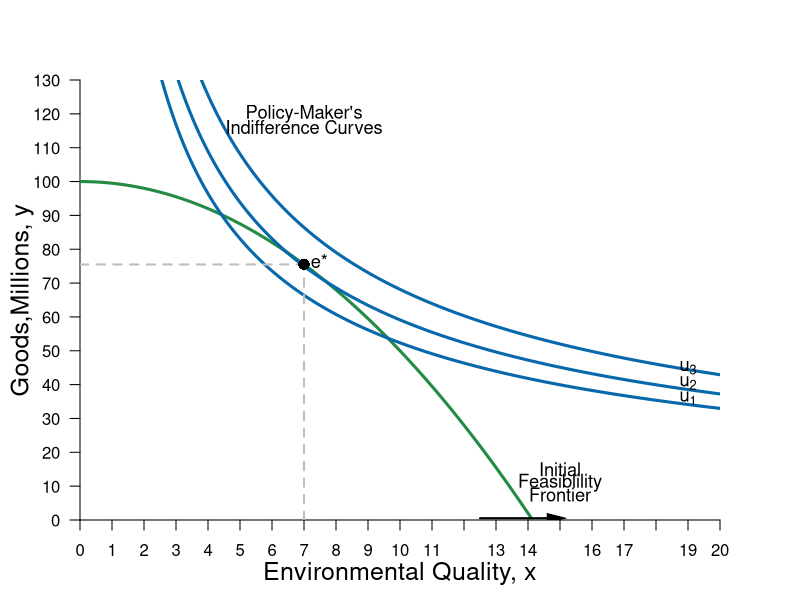

Write the R code that produced this figure.
#Graph Designer: Simon Halliday
#Authors: Bowles, Foley and Halliday
#Title: Coordination, Conflict and Competition: A Text in Microeconomics

library(shape)
pdf(file = "/Users/rileyboeth/Library/Mobile Documents/com~apple~CloudDocs/bfh textbook - backup/figure3_11.pdf", width = 8, height = 8)

#Set parameters for graphics
axislabelsize <- 1.5
labelsize <- 1.1
graphlinewidth <- 3
segmentlinewidth <- 2

COL <- c("#7fc97f", "#beaed4", "#fdc086", "#ffff99", "#386cb0", "#f0027f", "#bf5b17", "#666666")
COLA <- c("#e0f3db", "#99d8c9","#66c2a4","#41ae76", "#238b45", "#005824")
COLB <- c("#4eb3d3", "#2b8cbe", "#0868ac","#084081")

#Edited the margins to cater for the larger LHS labels
par(mar =  c(4, 4, 4, 4))

#Change this to make it log of l 

# ppf <- function(l, k = 0.5) {
#   k * (1/l)
# }

#Change to feasibility frontier equation

ppf <- function(x, y) {
  100-((x^2)/2)
}

#change alpha to .4

uFn <- function(x, y, alpha = 0.4){
  (x^alpha)*(y^(1-alpha))
}

#Add limits on axes and levels of utility for each indifference curve

ylims <- c(0, 130)
xlims <- c(0, 20)

npts <- 501 
x <- seq(xlims[1], xlims[2], length.out = npts)
y <- seq(ylims[1], ylims[2], length.out = npts) 

#Set utility levels for all three indifference curves
a <- c(27, 29.045, 31.626) #alpha = 0.4

plot(0, 0, xlim = xlims, ylim = ylims, type = "n",
     xlab = expression(paste("")),
     ylab = expression(paste("")), 
     xaxt = "n", 
     yaxt = "n", 
     cex.lab = axislabelsize, 
     bty = "n", 
     xaxs="i", 
     yaxs="i"
)

#X and Y limits and ticks
ticksx <- seq(from = 0, to = xlims[2], by = 1)
xlabels <- seq(from = 0, to = xlims[2], by = 1)
ticksy <- seq(from = 0, to = ylims[2], by = 10)
ylabels <- seq(from = 0, to = ylims[2], by = 10)

axis(1, at = ticksx, pos = 0, labels = xlabels)
axis(2, at = ticksy, pos = 0, labels = ylabels, las = 1)

npts <- 500 
xx1 <- seq(xlims[1], xlims[2], length.out = npts)
xx2 <- seq(0, xlims[2], length.out = npts)
xx3 <- seq(xlims[1], 0, length.out = npts)
xx4 <- seq(-11, 0, length.out = npts)

#Draw the graphs
lines(xx1, ppf(xx1, y), col = COLA[5], lwd = graphlinewidth)

#Label the feasible frontier
text(15, 15, expression("Initial"), cex = labelsize)
text(15, 11, expression("Feasiblility"), cex = labelsize)
text(15, 7.5, expression("Frontier"), cex = labelsize)
Arrows(12.5, 0.53, 14.9, 0.53, col = "black", lty = 1, lwd = 2, arr.type = "triangle", arr.lwd = 0.5)

contour(x, y, 
        outer(x, y, uFn),
        drawlabels = FALSE,
        col = COLB[3],
        lwd = graphlinewidth,
        levels = a, 
        xaxs="i", 
        yaxs="i", 
        add = TRUE)

#Axis labels
mtext(expression(paste("Environmental Quality, ", x)), side = 1, line = 2.5, cex = axislabelsize)
text(-1.8, 0.5*ylims[2], expression(paste("Goods,Millions, ", y)), xpd = TRUE, cex = axislabelsize, srt = 90) 

#Label the indifference curves generally
text(7,120, expression("Policy-Maker's"), cex = labelsize)
text(7,116, expression("Indifference Curves"), cex = labelsize)

#Label the indifference curves and place labels properly
text(19, 36, expression(u[1]), cex = labelsize)
text(19, 40.5, expression(u[2]), cex = labelsize)
text(19, 45, expression(u[3]), cex = labelsize)

#Annotate max u point on feasibility frontier
text(7.48, ppf(7)+1, expression(paste("e*")), cex = labelsize)
segments(7, 0, 7, ppf(x = 7), lty = 2, col = "gray", lwd = segmentlinewidth)
segments(0, ppf(x = 7), 7, ppf(x = 7), lty = 2, col = "gray", lwd = segmentlinewidth)
points(7, ppf(x = 7), pch = 16, col = "black", cex = 1.5)




dev.off()
